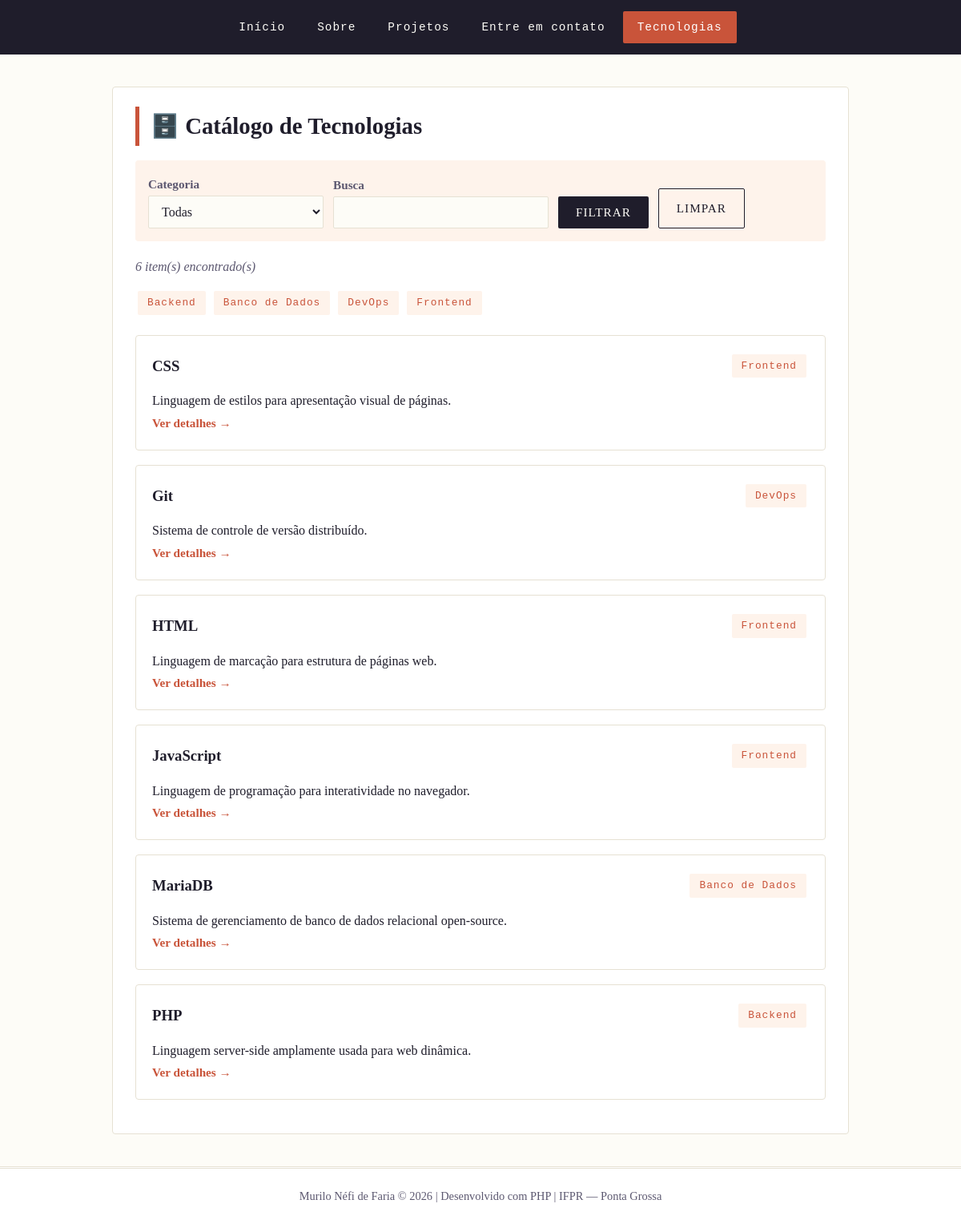
The app's page /03_pdo/index.php with its own data.
### tables this page shows
CREATE TABLE IF NOT EXISTS tecnologias (
    id INT AUTO_INCREMENT PRIMARY KEY,
    nome VARCHAR(100) NOT NULL,
    categoria VARCHAR(100) NOT NULL,
    descricao TEXT NOT NULL,
    ano_criacao INT NOT NULL,
    criado_em TIMESTAMP DEFAULT CURRENT_TIMESTAMP
);

### 03_pdo/includes/cab_pdo.php (called while the page is built, shortened)
<?php
$caminho_raiz = '../';
include __DIR__ . '/../../includes/cabecalho.php';

### 03_pdo/includes/rod_pdo.php (called while the page is built)
<?php
include __DIR__ . '/../../includes/rodape.php';

### 03_pdo/index.php (the view, shortened to what this page needs)
<?php
$pagina_atual  = 'catalogo';
require_once 'includes/conexao.php';
$categoria = trim($_GET['categoria'] ?? '');
$busca = trim($_GET['busca'] ?? '');
$stmtCategorias = $pdo->query('SELECT DISTINCT categoria FROM tecnologias ORDER BY categoria ASC');
$categorias = $stmtCategorias->fetchAll();
if ($categoria !== '' && $busca !== '') {
    $stmt = $pdo->prepare(
        'SELECT * FROM tecnologias
         WHERE categoria = :cat
           AND (nome LIKE :termo OR descricao LIKE :termo)
         ORDER BY nome ASC'
    );
    $stmt->execute([
        'cat' => $categoria,
        'termo' => '%' . $busca . '%',
    ]);
} elseif ($categoria !== '') {
    $stmt = $pdo->prepare('SELECT * FROM tecnologias WHERE categoria = :cat ORDER BY nome ASC');
    $stmt->execute(['cat' => $categoria]);
} else {
    $stmt = $pdo->query('SELECT * FROM tecnologias ORDER BY nome ASC');
}
$tecnologias = $stmt->fetchAll();
?>
<!DOCTYPE html>
<html lang="pt-BR">
<head>
    <?php include 'includes/cab_pdo.php'; ?>
</head>
<body>
    <div class="container">
        <h1 class="titulo-secao">🗄️ Catálogo de Tecnologias</h1>
        <form class="filtros" action="index.php" method="get">
            <div>
                <label for="categoria">Categoria</label>
                <select id="categoria" name="categoria">
                    <option value="">Todas</option>
                </select>
            </div>
            <div>
                <label for="busca">Busca</label>
                <input type="text" id="busca" name="busca" value="<?php echo htmlspecialchars($busca); ?>">
            </div>
            <button type="submit" class="btn">Filtrar</button>
            <a href="index.php" class="btn btn-secundario">Limpar</a>
        </form>
        <p class="contador"><?php echo count($tecnologias); ?> item(s) encontrado(s)</p>
        <div class="categorias-topo">
            <?php foreach ($categorias as $item): ?>
                <a class="tag-categoria" href="?categoria=<?php echo urlencode($item['categoria']); ?>">
                    <?php echo htmlspecialchars($item['categoria']); ?>
                </a>
            <?php endforeach; ?>
        </div>
        <?php foreach ($tecnologias as $tec): ?>
            <div class="card">
                <div class="card-topo">
                    <h3><?php echo htmlspecialchars($tec['nome']); ?></h3>
                    <span class="tag-categoria"><?php echo htmlspecialchars($tec['categoria']); ?></span>
                </div>
                <p><?php echo htmlspecialchars($tec['descricao']); ?></p>
                <a class="link-detalhe" href="detalhe.php?id=<?php echo $tec['id']; ?><?php echo $categoria !== '' ? '&categoria=' . urlencode($categoria) : ''; ?><?php echo $busca !== '' ? '&busca=' . urlencode($busca) : ''; ?>">
                    Ver detalhes →
                </a>
            </div>
        <?php endforeach; ?>
    </div>
    <?php include 'includes/rod_pdo.php'; ?>
</body>
</html>

### includes/cabecalho.php (shortened to what this page needs)
<link rel="stylesheet" href="<?php echo $caminho_raiz; ?>includes/style.css">
<?php include __DIR__ . '/nav.php'; ?>

### includes/nav.php (shortened to what this page needs)
<?php
function menu_class($item, $atual) {
    return ($item === $atual) ? 'class="ativo"' : '';
}
?>
<nav>
    <a href="<?php echo $caminho_raiz; ?>01_php-intro/index.php" <?php echo menu_class('inicio', $pagina_atual); ?>>Início</a>
    <a href="<?php echo $caminho_raiz; ?>01_php-intro/sobre.php" <?php echo menu_class('sobre', $pagina_atual); ?>>Sobre</a>
    <a href="<?php echo $caminho_raiz; ?>01_php-intro/projetos.php" <?php echo menu_class('projetos', $pagina_atual); ?>>Projetos</a>
    <a href="<?php echo $caminho_raiz; ?>02_formularios/contato.php" <?php echo menu_class('contato', $pagina_atual); ?>>Entre em contato</a>
    <a href="<?php echo $caminho_raiz; ?>03_pdo/index.php" <?php echo menu_class('catalogo', $pagina_atual); ?>>Tecnologias</a>
</nav>

### includes/rodape.php
<?php
$autor = isset($nome) ? htmlspecialchars($nome) : "Murilo Néfi de Faria";
?>
<footer>
    <?php echo $autor; ?>
    &copy; <?php echo date("Y"); ?>
    | Desenvolvido com PHP
    | IFPR — Ponta Grossa
</footer>

### includes/style.css (style rules this page uses)
:root { --cor-fundo: #fdfcf7; --cor-texto: #1f1d2b; --cor-suave: #5c5870; --cor-destaque: #c9543a; --cor-borda: #e6e1d3; --cor-card: #ffffff; --cor-sucesso: #2e7d52; --cor-erro: #b3331e; --cor-aviso-fundo: #fef3eb; --cor-sucesso-fundo: #ecf5f0; --cor-erro-fundo: #fbecea; }
* { margin: 0; padding: 0; box-sizing: border-box; }
body { font-family: 'Georgia', 'Times New Roman', serif; background: var(--cor-fundo); color: var(--cor-texto); line-height: 1.7; min-height: 100vh; display: flex; flex-direction: column; }
nav { display: flex; justify-content: center; flex-wrap: wrap; gap: 4px; padding: 14px 18px; background: var(--cor-texto); }
nav a { padding: 8px 18px; color: var(--cor-fundo); text-decoration: none; font-family: 'Courier New', monospace; font-size: 0.9em; letter-spacing: 1px; border-radius: 2px; transition: background 0.18s; }
nav a.ativo { background: var(--cor-destaque); color: #fff; }
.container { max-width: 920px; width: 100%; margin: 40px auto; padding: 24px 28px; background: var(--cor-card); border: 1px solid var(--cor-borda); border-radius: 4px; }
.titulo-secao { font-size: 1.8em; margin-bottom: 18px; color: var(--cor-texto); border-left: 5px solid var(--cor-destaque); padding-left: 14px; }
.formulario label, form label { font-weight: bold; color: var(--cor-suave); font-size: 0.95em; }
.formulario input, .formulario select, .formulario textarea, form input, form select, form textarea { width: 100%; padding: 10px 12px; border: 1px solid var(--cor-borda); border-radius: 2px; font-size: 1em; font-family: inherit; background: var(--cor-fundo); color: var(--cor-texto); }
.btn, button[type="submit"], form button { display: inline-block; padding: 11px 22px; background: var(--cor-texto); color: var(--cor-fundo); border: none; border-radius: 2px; text-decoration: none; font-size: 0.95em; font-family: inherit; letter-spacing: 1px; text-transform: uppercase; cursor: pointer; transition: background 0.18s; }
.btn-secundario { background: transparent; color: var(--cor-texto); border: 1px solid var(--cor-texto); }
.card { background: var(--cor-card); border: 1px solid var(--cor-borda); padding: 20px; border-radius: 4px; margin-bottom: 18px; }
.card-topo { display: flex; justify-content: space-between; align-items: center; margin-bottom: 12px; }
.tag-categoria { display: inline-block; padding: 4px 12px; background: var(--cor-aviso-fundo); color: var(--cor-destaque); border-radius: 2px; font-size: 0.8em; text-decoration: none; margin: 3px; font-family: 'Courier New', monospace; letter-spacing: 1px; }
.link-detalhe { color: var(--cor-destaque); text-decoration: none; font-weight: bold; font-size: 0.95em; }
.filtros { display: flex; flex-wrap: wrap; gap: 12px; align-items: end; margin-bottom: 18px; padding: 16px; background: var(--cor-aviso-fundo); border-radius: 4px; }
.categorias-topo { margin: 14px 0 22px; }
.contador { color: var(--cor-suave); font-style: italic; margin-bottom: 14px; }
footer { margin-top: auto; border-top: 3px double var(--cor-borda); background: var(--cor-card); padding: 22px; text-align: center; color: var(--cor-suave); font-size: 0.9em; }

### records on screen
tecnologias: nome "CSS", categoria "Frontend", descricao "Linguagem de estilos para apresentação visual de páginas."
tecnologias: nome "Git", categoria "DevOps", descricao "Sistema de controle de versão distribuído."
tecnologias: nome "HTML", categoria "Frontend", descricao "Linguagem de marcação para estrutura de páginas web."
tecnologias: nome "JavaScript", categoria "Frontend", descricao "Linguagem de programação para interatividade no navegador."
tecnologias: nome "MariaDB", categoria "Banco de Dados", descricao "Sistema de gerenciamento de banco de dados relacional open-source."
tecnologias: nome "PHP", categoria "Backend", descricao "Linguagem server-side amplamente usada para web dinâmica."

### other values on screen
count($tecnologias) "6"
$item['categoria'] "Backend"
$item['categoria'] "Banco de Dados"
$item['categoria'] "DevOps"
$item['categoria'] "Frontend"
$autor "Murilo Néfi de Faria"
